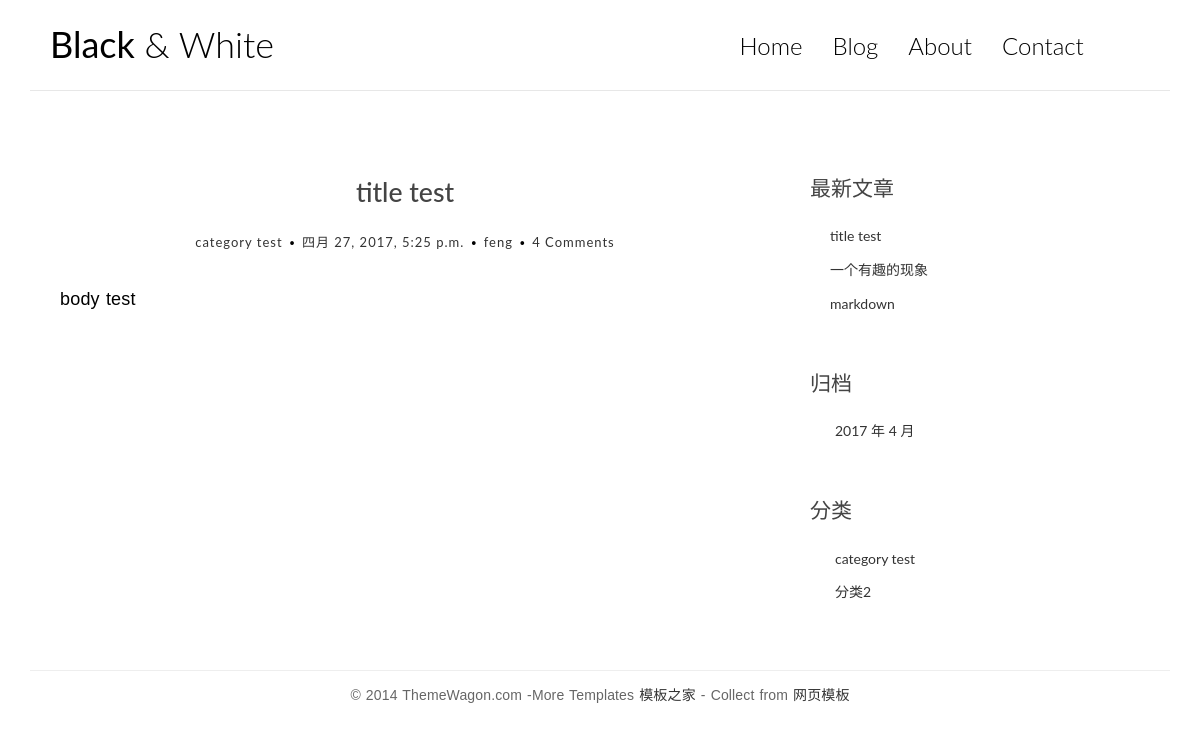
The app's page /post/1/ with its own data.
### blog/models.py (models this page shows, shortened)
@python_2_unicode_compatible
class Post(models.Model):
    title = models.CharField(max_length=70)
    body = models.TextField()
    created_time = models.DateTimeField()
    modified_time = models.DateTimeField()
    excerpt = models.CharField(max_length=200,blank=True)
    category = models.ForeignKey(Category)
    tags = models.ManyToManyField(Tag, blank=True)
    author = models.ForeignKey(User)
    def get_absolute_url(self):
        return reverse('blog:detail', kwargs={'pk': self.pk})

@python_2_unicode_compatible
class Category(models.Model):
    name = models.CharField(max_length=100)

### blog/views.py (the view)
# urls.py: url(r'^post/(?P<pk>[0-9]+)/$', views.detail, name='detail'),
def detail(request, pk):
    post = get_object_or_404(Post, pk=pk)
    post.body =markdown.markdown(post.body, extensions=['markdown.extensions.extra', 'markdown.extensions.codehilite', 'markdown.extensions.toc',])
    form = CommentForm()
    comment_list = post.comment_set.all()
    context ={
        'post': post,
        'form': form,
        'comment_list': comment_list
        }
    return render(request, 'blog/detail.html', context=context)

### blog/templatetags/blog_tags.py (called while the page is built)
@register.simple_tag
def get_recent_posts(num=5):
    return Post.objects.all()[:num]

@register.simple_tag
def archives():
    return Post.objects.dates('created_time', 'month', order='DESC')

@register.simple_tag
def get_categories():
    return Category.objects.all()

### templates/blog/detail.html (shortened to what this page needs)
{% extends 'base.html' %}
{% block main%}
    <article class="post post-1">
        <header class="entry-header">
            <h1 class="entry-title">{{ post.title }}</h1>
            <div class="entry-meta">
                <span class="post-category"><a href="#">{{ post.category.name }}</a></span>
                <span class="post-date"><a href="#"><time class="entry-date" datetime="{{ post.created_time }}">{{ post.created_time }}</time></a></span>
                <span class="post-author"><a href="#">{{ post.author }}</a></span>
                <span class="comments-link"><a href="#">4 Comments</a></span>
            </div>
        </header>
        <div class="entry-content clearfix">
            {{ post.body|safe}}
        </div>
    </article>
    <section class="comment-area">
    </section>
{% endblock main %}

### templates/base.html (shortened to what this page needs)
{% load blog_tags %}
<!DOCTYPE html>
<html>
	<head>
		{% load staticfiles %}
		<link rel="stylesheet" href="{% static 'blog/css/bootstrap.min.css' %}">
		<link rel="stylesheet" href="http://code.ionicframework.com/ionicons/2.0.1/css/ionicons.min.css">
		<link rel="stylesheet" href="href="{% static 'blog/css/pace.css' %}">
	    <link rel="stylesheet" href="{% static 'blog/css/custom.css' %}">
		<link rel="stylesheet" href="{% static 'blog/css/friendly.css' %}">
	</head>
	<body>
		<div class="container">
			<header id="site-header">
				<div class="row">
					<div class="col-md-4 col-sm-5 col-xs-8">
						<div class="logo">
							<h1><a href="index.html"><b>Black</b> &amp; White</a></h1>
						</div>
					</div>
					<div class="col-md-8 col-sm-7 col-xs-4">
						<nav class="main-nav" role="navigation">
							<div class="collapse navbar-collapse" id="bs-example-navbar-collapse-1">
  								<ul class="nav navbar-nav navbar-right">
    								<li class="cl-effect-11"><a href="index.html" data-hover="Home">Home</a></li>
    								<li class="cl-effect-11"><a href="full-width.html" data-hover="Blog">Blog</a></li>
    								<li class="cl-effect-11"><a href="about.html" data-hover="About">About</a></li>
    								<li class="cl-effect-11"><a href="contact.html" data-hover="Contact">Contact</a></li>
  								</ul>
							</div>
						</nav>
					</div>
				</div>
			</header>
		</div>
		<div class="content-body">
			<div class="container">
				<div class="row">
					<main class="col-md-8">
						{% block main %}
                        {% endblock main %}
					</main>
					<aside class="col-md-4">
						<div class="widget widget-recent-posts">
							<h3 class="widget-title">最新文章</h3>
							{% get_recent_posts as recent_post_list %}
							<ul>
								{% for post in recent_post_list %}
								<li>
									<a href="{{post.get_absolute_url }}">{{post.title }}</a>
								</li>
								{% endfor %}
							</ul>
						</div>
						<div class="widget widget-archives">
							<h3 class="widget-title">归档</h3>
							{% archives as date_list %}
							<ul>
								{% for date in date_list %}
								<li>
									<a href="{% url 'blog:archives' date.year date.month %}">{{ date.year }} 年 {{ date.month }} 月</a>
								</li>
								{% endfor %}
							</ul>
						</div>
						<div class="widget widget-category">
							<h3 class="widget-title">分类</h3>
							{% get_categories as category_list %}
							<ul>
								{% for category in category_list %}
								<li>
									<a href="{% url 'blog:category' category.pk %}">{{ category.name }}</a>
								</li>
								{% endfor %}
							</ul>
						</div>
					</aside>
				</div>
			</div>
		</div>
		<footer id="site-footer">
			<div class="container">
				<div class="row">
					<div class="col-md-12">
						<p class="copyright">&copy; 2014 ThemeWagon.com -More Templates <a href="http://www.cssmoban.com/" target="_blank" title="模板之家">模板之家</a> - Collect from <a href="http://www.cssmoban.com/" title="网页模板" target="_blank">网页模板</a></p>
					</div>
				</div>
			</div>
		</footer>
	</body>
</html>

### blog/static/blog/css/custom.css (style rules this page uses)
* { outline: none; }
h1, h2, h3, h4, h5, h6 { margin-top: 0; }
b { font-weight: 400; }
a { color: #333; }
body { color: #444; font-family: 'Lato', sans-serif; }
p { font-family: 'Ubuntu', sans-serif; font-weight: 400; word-spacing: 1px; letter-spacing: 0.01em; }
#site-header { background-color: #FFF; padding: 25px 20px; margin-bottom: 40px; border-bottom: 1px solid #e7e7e7; }
.logo h1 a { color: #000; }
.logo h1 { margin: 0; font-family: 'Lato', sans-serif; font-weight: 300; }
.main-nav { margin-top: 11px; max-width: 95%; }
.main-nav a { color: #000000 !important; padding: 0 0 5px 0 !important; margin-right: 30px; font-family: 'Lato', sans-serif; font-weight: 300; font-size: 24px; }
.cl-effect-11 a { padding: 10px 0; color: #0972b4; text-shadow: none; }
.cl-effect-11 a::before { position: absolute; top: 0; left: 0; overflow: hidden; padding: 0 0 5px 0 !important; max-width: 0; border-bottom: 1px solid #000; color: #000; content: attr(data-hover); -webkit-transition: max-width 0.5s; -moz-transition: max-width 0.5s; transition: max-width 0.5s; }
.content-body { padding-bottom: 4em; }
.post, .comment-area { background: #fff; padding: 30px 30px 0; }
.entry-title { text-align: center; font-size: 1.9em; margin-bottom: 20px; line-height: 1.6; padding: 10px 20px 0; }
.entry-meta { text-align: center; color: #DDDDDD; font-size: 13px; letter-spacing: 1px; margin-bottom: 30px; }
.entry-content { font-size: 18px; line-height: 1.9; font-weight: 300; color: #000; }
.post-category, .post-date, .post-author { position: relative; padding-right: 15px; }
.post-category::after, .post-date::after, .post-author::after { position: absolute; content: '.'; color: #000; font-size: 30px; top: -22px; right: 1px; }
.widget { background: #fff; padding: 30px 0 0; }
.widget-title { font-size: 1.5em; margin-bottom: 20px; line-height: 1.6; padding: 10px 0 0; font-weight: 400; }
.widget-recent-posts ul { padding: 0; margin: 0; padding-left: 20px; }
.widget-recent-posts ul li { list-style-type: none; position: relative; line-height: 170%; margin-bottom: 10px; }
.widget-recent-posts ul li::before { content: '\f3d3'; font-family: "Ionicons"; position: absolute; left: -17px; top: 3px; font-size: 16px; color: #000; }
.widget-archives ul { padding: 0; margin: 0; padding-left: 25px; }
.widget-archives ul li { list-style-type: none; position: relative; line-height: 170%; margin-bottom: 10px; }
.widget-archives ul li::before { content: '\f3f3'; font-family: "Ionicons"; position: absolute; left: -25px; top: 1px; font-size: 16px; color: #000; }
.widget-category ul { padding: 0; margin: 0; padding-left: 25px; }
.widget-category ul li { list-style-type: none; position: relative; line-height: 170%; margin-bottom: 10px; }
.widget-category ul li::before { content: '\f3fe'; font-family: "Ionicons"; position: absolute; left: -25px; top: 1px; font-size: 18px; color: #000; }
#site-footer { padding-top: 10px; padding: 0 0 1.5em 0; }
.copyright { text-align: center; padding-top: 1em; margin: 0; border-top: 1px solid #eee; color: #666; }

### records on screen
Post: title "title test", category.name "category test", created_time "四月 27, 2017, 5:25 p.m.", author "feng", body "body test"
Post: title "一个有趣的现象"
Post: title "markdown"
Category: name "category test"
Category: name "分类2"

### other values on screen
{{ date.year }} "2017"
{{ date.month }} "4"
